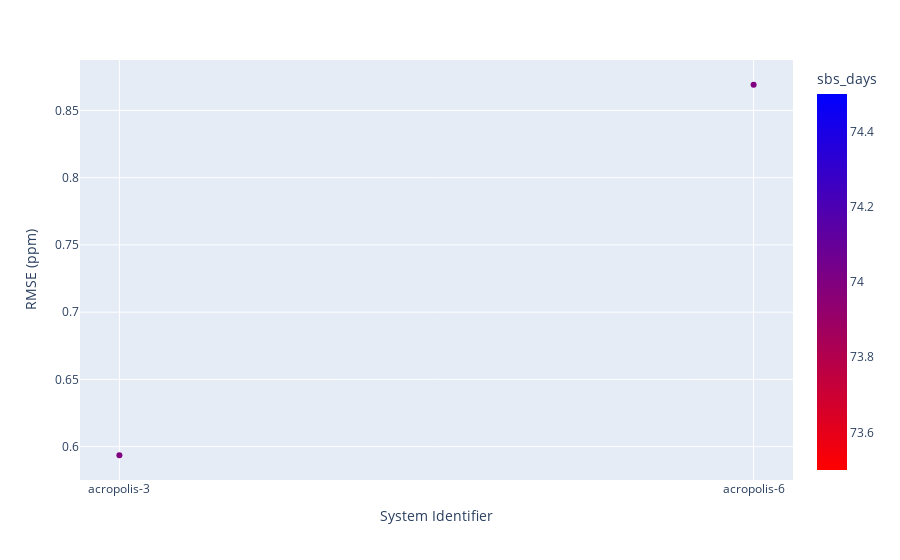

The notebook cell saved with this chart:
### Code cell
fig = px.scatter(df_plot, x="system_name",
                 y="rmse_full_deployment", 
                 color = "sbs_days", 
                 color_continuous_scale=px.colors.sequential.Bluered_r)

fig.update_layout(
    yaxis_title='RMSE (ppm)',
    xaxis_title='System Identifier',
    title='',
)
fig.show()

### Figure 1 — Plotly figure (JSON) as saved in the notebook; plotly's stock layout.template omitted (floating-point values rounded to 4 significant figures)
{"data": [{"hovertemplate": "system_name=%{x}<br>rmse_full_deployment=%{y}<br>sbs_days=%{marker.color}<extra></extra>", "legendgroup": "", "marker": {"color": [74, 74], "coloraxis": "coloraxis", "symbol": "circle"}, "mode": "markers", "name": "", "orientation": "v", "showlegend": false, "type": "scatter", "x": ["acropolis-3", "acropolis-6"], "xaxis": "x", "y": [0.5936, 0.8691], "yaxis": "y"}], "layout": {"coloraxis": {"colorbar": {"title": {"text": "sbs_days"}}, "colorscale": [[0, "rgb(255,0,0)"], [1, "rgb(0,0,255)"]]}, "legend": {"tracegroupgap": 0}, "margin": {"t": 60}, "title": {"text": ""}, "xaxis": {"anchor": "y", "domain": [0, 1], "title": {"text": "System Identifier"}}, "yaxis": {"anchor": "x", "domain": [0, 1], "title": {"text": "RMSE (ppm)"}}}}
